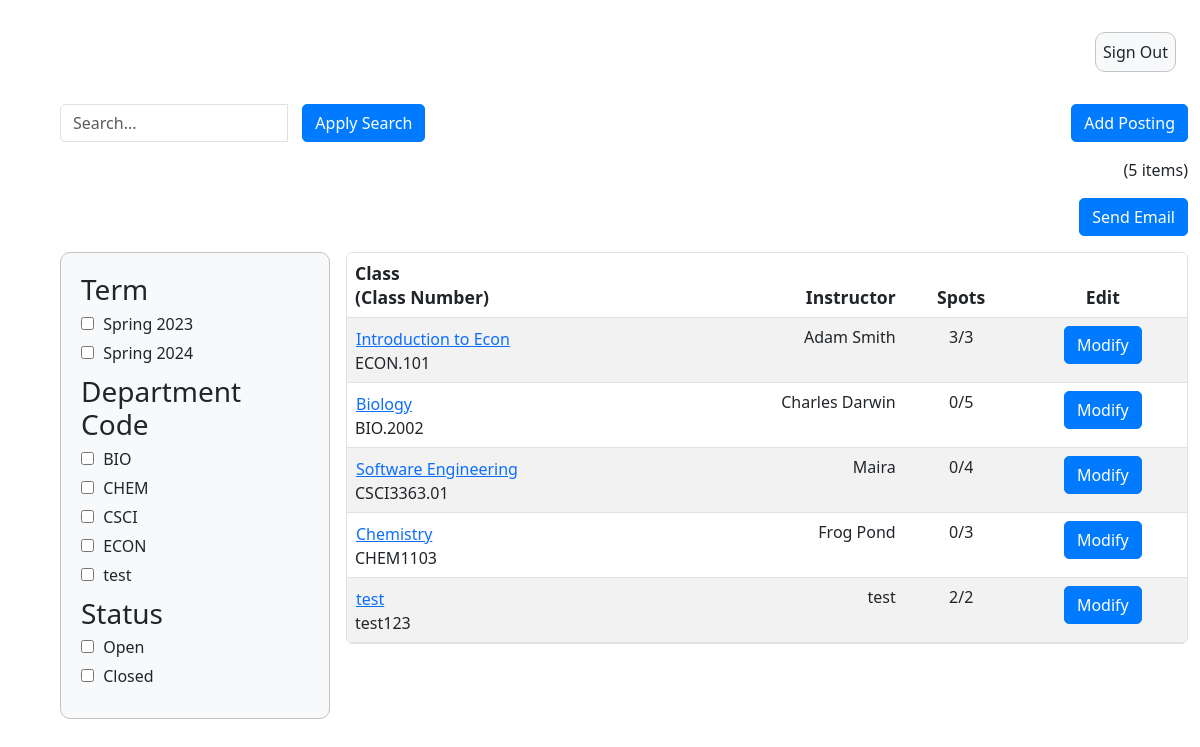
/admin_summary/, run on the app's committed database.
### InstructorAddCourse/models.py (models this page shows)
class InstructorAddCourse(models.Model):
	course_name = models.CharField(max_length=255)
	course_number = models.CharField(max_length=255)
	course_instructor = models.CharField(max_length=255)
	description = models.CharField(max_length=800)
	total_time_commitment = models.DecimalField(max_digits=2, decimal_places=0, validators=[MinValueValidator(0)], default=0)
	has_discussion = models.CharField(choices=[('yes', 'Yes'),('no', 'No')], max_length=50, default='')
	num_ta_needed = models.DecimalField(max_digits=2, decimal_places=0, validators=[MinValueValidator(0)], default=0)
	curr_num_ta = models.IntegerField(default=0)
	graded_meeting = models.CharField(choices=[('yes', 'Yes'),('no', 'No')], max_length=50, default='')
	office_hours = models.DecimalField(max_digits=2, decimal_places=0, validators=[MinValueValidator(0)], default=0)
	other_info = models.CharField(max_length=800, default=None)
	term = models.CharField(default=get_default_term(), max_length=100)

### adminSummary/views.py (the view)
# urls.py: path('admin_summary/', admin_summary_view),
def admin_summary_view(response):
    search_query = response.GET.get('q', '')
    term_filter = response.GET.get('term', '')
    status_filter = response.GET.get('status', '')
    dept_filter = response.GET.get('dept-code', '')
    course_objects = InstructorAddCourse.objects.all()
    applied_filters = []
    if search_query:
        course_objects = course_objects.filter(
            course_name__icontains=search_query)
        applied_filters.append(('q', search_query))
    if term_filter:
        if term_filter in term_keys:
            course_objects = [course for course in course_objects if get_term(
                course) == term_filter]
            applied_filters.append(('term', term_filter))
    if dept_filter:
        if dept_filter in dept_keys:
            course_objects = [course for course in course_objects if get_dept(
                course) == dept_filter]
            applied_filters.append(('dept-code', dept_filter))
    if status_filter:
        if status_filter in status_keys:
            course_objects = [course for course in course_objects if get_status(
                course) == status_filter]
            applied_filters.append(('status', status_filter))
    else:
        applied_filters = [f for f in applied_filters if f[0] != 'status']
    applications = []
    if 'course_number' in response.session:
        course_number = response.session['course_number']
        applications = Application.objects.filter(course_number=course_number)
        del response.session['course_number']
    course_count = len(course_objects)
    context = {'course_objects': course_objects,
               'course_count': course_count, 'applied_filters': applied_filters,
               'term_keys': term_keys, 'dept_keys': dept_keys,
               'applications': applications}
    return render(response, "adminSummary.html", context)

### templates/adminSummary.html (shortened to what this page needs)
{% extends 'appbase.html' %} {% block content %} {% load static %} {% load static admin_templatetags %}
<!DOCTYPE html>
<html>
  <head>
    <link rel="stylesheet" href="{% static 'adminSummary.css' %}" />
  </head>
  <body>
    <div class="container-fluid">
      <form method="get">
      <div class="row">
        <div class="col-md-4">
            <div class="input-group">
              <input
                type="text"
                class="form-control"
                id="search"
                name="q"
                placeholder="Search..."
              />
              <div class="input-group-btn input-space">
                <button type="submit" class="btn btn-primary">
                  Apply Search
                </button>
              </div>
            </div>
        </div>
        <div class="col-md-4">
        </div>
        <div class="col-md-4">
          <div class="text-end">
            <a href="{% url 'add_course' %}" id="add-posting-btn" class="btn btn-primary">
              Add Posting
            </a>
          </div>
        </div>
      </div>
      <div class="row" id="item-row">
        <div class="col-sm">
          <div class="text-end">({{course_count}} items)</div>
        </div>
      </div>
      <div class="row" id="item-row">
        <div class="col-sm">
          <div class="text-end">
            <a href="{% url 'send_email' %}">
              <button type="button" class="btn btn-primary">Send Email</button>
            </a>
          </div>
        </div>
      </div>
      <div class="row">
        <div class="col-sm-3">
          <div class="filter-box">
            <div class="filter-group">
              <h3>Term</h3>
              {% for term in term_keys %}
              <label>
                <input type="checkbox" name="term" value="{{ term }}" /> {{ term }}
              </label>
              {% endfor %}
            </div>
            <div class="filter-group">
              <h3>Department Code</h3>
              {% for dept in dept_keys %}
              <label>
                <input type="checkbox" name="dept-code" value="{{ dept }}" /> {{ dept }}
              </label>
              {% endfor %}
            </div>
            <div class="filter-group">
              <h3>Status</h3>
              <label>
                <input type="checkbox" name="status" value="Open"/> Open
            </label>
            <label>
                <input type="checkbox" name="status" value="Closed"/> Closed
            </label>
            </div>
          </div>
        </div>
        <div class="col-sm-9">
          <table class="table table-striped table-hover rounded overflow-hidden">
            <thead>
              <tr>
                <th>Class<br />(Class Number)</th>
                <th class="text-end">Instructor</th>
                <th class="text-center">Spots</th>
                <th class="text-center">Edit</th>
              </tr>
            </thead>
            <tbody id="table-body">
              {% for course in course_objects %}
              <form method="post" action="{% url 'show_applications' %}">
                <tr>
                  <td>
                    <button type="submit" class="btn btn-link p-0 m-0 text-start course-name-button">{{ course.course_name }}</button>
                    <br />{{ course.course_number }}
                  </td>
                  <td class="text-end">{{ course.course_instructor }}</td>
                  <td class="text-center">
                    {{course.curr_num_ta}}/{{ course.num_ta_needed }}
                  </td>
                  <td class="text-center">
                    <a href="{% url 'edit_course' course.id %}" class="btn btn-primary">Modify</a>
                  </td>
                </tr>
              </form>
            {% endfor %}
            </tbody>
          </table>
        </div>
      </div>
    </form>
  </div>
</body>
</html>
{% endblock %}

### static/adminSummary.css (style rules this page uses)
body { height: 100%; }
table { background: white; border: 1px solid #c3c3c3; border-radius: 5px; width: 50%; border-spacing: 0px; border-collapse: separate; }
table th { font-weight: 600; font-size: 1.1em; background: #c6c6c6; }
table td { background: transparent; }
.filter-box { padding: 20px; border: 1px solid #c3c3c3; background-color: #f8f9fa; border-radius: 10px; }
.filter-group { margin-bottom: 10px; }
.filter-group h3 { margin-top: 0; margin-bottom: 5px; }
.filter-group label { display: block; margin-bottom: 5px; }
.filter-group input[type="checkbox"] { margin-right: 5px; }
[class*="col"] { padding: 0.5rem; }
.input-group-btn.input-space { padding-left: 15px; }
.form-control { border-radius: 5px; }
.btn-primary { background-color: #007bff; border-color: #007bff; border-radius: 5px; }

### data on the page
InstructorAddCourse: course_name "Introduction to Econ", course_number "ECON.101", course_instructor "Adam Smith", curr_num_ta "3", num_ta_needed "3"
InstructorAddCourse: course_name "Biology", course_number "BIO.2002", course_instructor "Charles Darwin", curr_num_ta "0", num_ta_needed "5"
InstructorAddCourse: course_name "Software Engineering", course_number "CSCI3363.01", course_instructor "Maira", curr_num_ta "0", num_ta_needed "4"
InstructorAddCourse: course_name "Chemistry", course_number "CHEM1103", course_instructor "Frog Pond", curr_num_ta "0", num_ta_needed "3"
InstructorAddCourse: course_name "test", course_number "test123", course_instructor "test", curr_num_ta "2", num_ta_needed "2"

### other printed values
{{ course_count }} "5"
{{ term }} "Spring 2023" "Spring 2024"
{{ dept }} "BIO" "CHEM" "CSCI" "ECON" "test"
